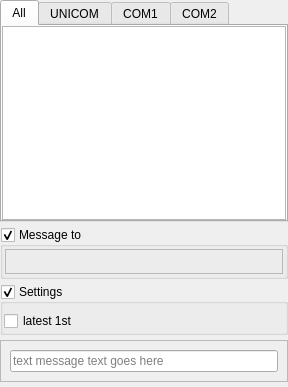
<?xml version="1.0" encoding="UTF-8"?>
<ui version="4.0">
 <class>CTextMessageComponent</class>
 <widget class="QFrame" name="CTextMessageComponent">
  <property name="windowTitle">
   <string>Text messages</string>
  </property>
  <layout class="QVBoxLayout" name="vl_TextMessages">
   <property name="spacing">
    <number>5</number>
   </property>
   <property name="leftMargin">
    <number>0</number>
   </property>
   <property name="topMargin">
    <number>0</number>
   </property>
   <property name="rightMargin">
    <number>0</number>
   </property>
   <property name="bottomMargin">
    <number>5</number>
   </property>
   <item>
    <widget class="QTabWidget" name="tw_TextMessages">
     <property name="currentIndex">
      <number>0</number>
     </property>
     <widget class="QWidget" name="tb_TextMessagesAll">
      <attribute name="title">
       <string>All</string>
      </attribute>
      <layout class="QVBoxLayout" name="vl_TextMessagesAll">
       <property name="spacing">
        <number>0</number>
       </property>
       <property name="leftMargin">
        <number>0</number>
       </property>
       <property name="topMargin">
        <number>0</number>
       </property>
       <property name="rightMargin">
        <number>0</number>
       </property>
       <property name="bottomMargin">
        <number>0</number>
       </property>
       <item>
        <widget class="swift::gui::views::CTextMessageView" name="tvp_TextMessagesAll">
         <property name="verticalScrollBarPolicy">
          <enum>Qt::ScrollBarAsNeeded</enum>
         </property>
         <property name="horizontalScrollBarPolicy">
          <enum>Qt::ScrollBarAsNeeded</enum>
         </property>
         <property name="autoScroll">
          <bool>false</bool>
         </property>
         <property name="selectionBehavior">
          <enum>QAbstractItemView::SelectRows</enum>
         </property>
         <property name="verticalScrollMode">
          <enum>QAbstractItemView::ScrollPerPixel</enum>
         </property>
         <property name="horizontalScrollMode">
          <enum>QAbstractItemView::ScrollPerPixel</enum>
         </property>
         <property name="wordWrap">
          <bool>true</bool>
         </property>
         <attribute name="verticalHeaderVisible">
          <bool>false</bool>
         </attribute>
        </widget>
       </item>
      </layout>
     </widget>
     <widget class="QWidget" name="tb_TextMessagesUnicom">
      <attribute name="title">
       <string>UNICOM</string>
      </attribute>
      <layout class="QVBoxLayout" name="vl_TextMessagesUnicom">
       <property name="spacing">
        <number>0</number>
       </property>
       <property name="leftMargin">
        <number>0</number>
       </property>
       <property name="topMargin">
        <number>0</number>
       </property>
       <property name="rightMargin">
        <number>0</number>
       </property>
       <property name="bottomMargin">
        <number>0</number>
       </property>
       <item>
        <widget class="swift::gui::CTextMessageTextEdit" name="tep_TextMessagesUnicom">
         <property name="documentTitle">
          <string>UNICOM</string>
         </property>
         <property name="lineWrapMode">
          <enum>QTextEdit::WidgetWidth</enum>
         </property>
         <property name="readOnly">
          <bool>true</bool>
         </property>
        </widget>
       </item>
      </layout>
     </widget>
     <widget class="QWidget" name="tb_TextMessagesCOM1">
      <attribute name="title">
       <string>COM1</string>
      </attribute>
      <layout class="QVBoxLayout" name="vl_TextMessagesCom1">
       <property name="spacing">
        <number>0</number>
       </property>
       <property name="leftMargin">
        <number>0</number>
       </property>
       <property name="topMargin">
        <number>0</number>
       </property>
       <property name="rightMargin">
        <number>0</number>
       </property>
       <property name="bottomMargin">
        <number>0</number>
       </property>
       <item>
        <widget class="swift::gui::CTextMessageTextEdit" name="tep_TextMessagesCOM1">
         <property name="documentTitle">
          <string>COM1</string>
         </property>
         <property name="lineWrapMode">
          <enum>QTextEdit::WidgetWidth</enum>
         </property>
         <property name="readOnly">
          <bool>true</bool>
         </property>
        </widget>
       </item>
      </layout>
     </widget>
     <widget class="QWidget" name="tb_TextMessagesCOM2">
      <attribute name="title">
       <string>COM2</string>
      </attribute>
      <layout class="QVBoxLayout" name="vl_TextMessagesCom2">
       <property name="spacing">
        <number>0</number>
       </property>
       <property name="leftMargin">
        <number>0</number>
       </property>
       <property name="topMargin">
        <number>0</number>
       </property>
       <property name="rightMargin">
        <number>0</number>
       </property>
       <property name="bottomMargin">
        <number>0</number>
       </property>
       <item>
        <widget class="swift::gui::CTextMessageTextEdit" name="tep_TextMessagesCOM2">
         <property name="autoFormatting">
          <set>QTextEdit::AutoNone</set>
         </property>
         <property name="documentTitle">
          <string>COM2</string>
         </property>
         <property name="lineWrapMode">
          <enum>QTextEdit::WidgetWidth</enum>
         </property>
         <property name="readOnly">
          <bool>true</bool>
         </property>
        </widget>
       </item>
      </layout>
     </widget>
    </widget>
   </item>
   <item>
    <widget class="QGroupBox" name="gb_MessageTo">
     <property name="title">
      <string>Message to</string>
     </property>
     <property name="checkable">
      <bool>true</bool>
     </property>
     <layout class="QHBoxLayout" name="hl_MessageTo">
      <property name="leftMargin">
       <number>2</number>
      </property>
      <property name="topMargin">
       <number>2</number>
      </property>
      <property name="rightMargin">
       <number>2</number>
      </property>
      <property name="bottomMargin">
       <number>2</number>
      </property>
      <item>
       <widget class="swift::gui::components::CAtcButtonComponent" name="comp_AtcStations">
        <property name="minimumSize">
         <size>
          <width>0</width>
          <height>25</height>
         </size>
        </property>
        <property name="frameShape">
         <enum>QFrame::StyledPanel</enum>
        </property>
        <property name="frameShadow">
         <enum>QFrame::Raised</enum>
        </property>
       </widget>
      </item>
     </layout>
    </widget>
   </item>
   <item>
    <widget class="QGroupBox" name="gb_Settings">
     <property name="title">
      <string>Settings</string>
     </property>
     <property name="checkable">
      <bool>true</bool>
     </property>
     <layout class="QGridLayout" name="gl_Settings">
      <property name="leftMargin">
       <number>1</number>
      </property>
      <property name="topMargin">
       <number>1</number>
      </property>
      <property name="rightMargin">
       <number>1</number>
      </property>
      <property name="bottomMargin">
       <number>1</number>
      </property>
      <item row="1" column="1">
       <widget class="swift::gui::components::CSettingsTextMessageStyle" name="comp_SettingsStyle">
        <property name="minimumSize">
         <size>
          <width>200</width>
          <height>0</height>
         </size>
        </property>
       </widget>
      </item>
      <item row="1" column="0" alignment="Qt::AlignRight">
       <widget class="QCheckBox" name="cb_LatestFirst">
        <property name="text">
         <string>latest 1st</string>
        </property>
       </widget>
      </item>
      <item row="0" column="0" colspan="2">
       <widget class="swift::gui::components::CSettingsTextMessageInlineComponent" name="comp_SettingsOverlay">
        <property name="minimumSize">
         <size>
          <width>200</width>
          <height>0</height>
         </size>
        </property>
       </widget>
      </item>
     </layout>
    </widget>
   </item>
   <item>
    <widget class="QFrame" name="fr_TextMessage">
     <property name="frameShape">
      <enum>QFrame::StyledPanel</enum>
     </property>
     <property name="frameShadow">
      <enum>QFrame::Raised</enum>
     </property>
     <layout class="QHBoxLayout" name="hl_TextMessage">
      <item>
       <widget class="swift::gui::CLineEditHistory" name="lep_TextMessages">
        <property name="toolTip">
         <string>command line (e.g. &quot;.com1&quot;, &quot;.x&quot;, &quot;.msg com1&quot;)</string>
        </property>
        <property name="placeholderText">
         <string>text message text goes here</string>
        </property>
       </widget>
      </item>
     </layout>
    </widget>
   </item>
  </layout>
 </widget>
 <customwidgets>
  <customwidget>
   <class>swift::gui::views::CTextMessageView</class>
   <extends>QTableView</extends>
   <header>gui/views/textmessageview.h</header>
  </customwidget>
  <customwidget>
   <class>swift::gui::CTextMessageTextEdit</class>
   <extends>QTextEdit</extends>
   <header>gui/textmessagetextedit.h</header>
  </customwidget>
  <customwidget>
   <class>swift::gui::components::CSettingsTextMessageInlineComponent</class>
   <extends>QFrame</extends>
   <header>gui/components/settingstextmessageinlinecomponent.h</header>
   <container>1</container>
  </customwidget>
  <customwidget>
   <class>swift::gui::CLineEditHistory</class>
   <extends>QLineEdit</extends>
   <header>gui/lineedithistory.h</header>
  </customwidget>
  <customwidget>
   <class>swift::gui::components::CSettingsTextMessageStyle</class>
   <extends>QFrame</extends>
   <header>gui/components/settingstextmessagestyle.h</header>
   <container>1</container>
  </customwidget>
  <customwidget>
   <class>swift::gui::components::CAtcButtonComponent</class>
   <extends>QFrame</extends>
   <header>gui/components/atcbuttoncomponent.h</header>
   <container>1</container>
  </customwidget>
 </customwidgets>
 <tabstops>
  <tabstop>tw_TextMessages</tabstop>
  <tabstop>tvp_TextMessagesAll</tabstop>
  <tabstop>gb_MessageTo</tabstop>
  <tabstop>gb_Settings</tabstop>
  <tabstop>lep_TextMessages</tabstop>
  <tabstop>tep_TextMessagesUnicom</tabstop>
  <tabstop>tep_TextMessagesCOM1</tabstop>
  <tabstop>tep_TextMessagesCOM2</tabstop>
 </tabstops>
 <resources/>
 <connections/>
</ui>
